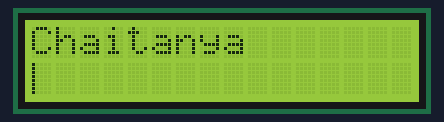
The sketch below on a simulated Arduino Uno, built with avr-gcc and run on an emulated ATmega328P. Shown: 16×2 character LCD.

Above: at 0.22 s.
At 0.82 s:
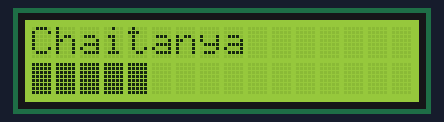
At 1.73 s:
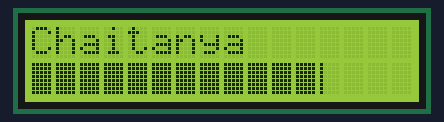
At 3.25 s:
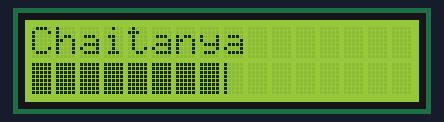
At 4.77 s:
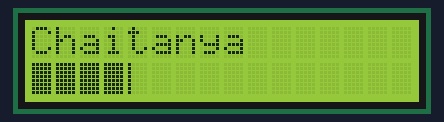
At 6.59 s:
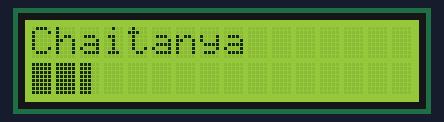

Measured:
- by itself, everything shown: repeats every 6.1 s, in 20 steps

The sketch:

lcd-progress-bar.ino
```cpp
#include <LiquidCrystal.h>

LiquidCrystal lcd(2,3,4,5,6,7);

byte p1[8] =
{
  B10000,
  B10000,
  B10000,
  B10000,
  B10000,
  B10000,
  B10000,
  B10000,
};

byte p2[8] =
{
  B11000,
  B11000,
  B11000,
  B11000,
  B11000,
  B11000,
  B11000,
  B11000,
};
byte p3[8] =
{
  B11100,
  B11100,
  B11100,
  B11100,
  B11100,
  B11100,
  B11100,
  B11100,
};

byte p4[8] =
{
  B11110,
  B11110,
  B11110,
  B11110,
  B11110,
  B11110,
  B11110,
  B11110,
};

byte p5[8] =
{
  B11111,
  B11111,
  B11111,
  B11111,
  B11111,
  B11111,
  B11111,
  B11111,
};

void setup()
{
  lcd.begin(16,2);
  lcd.print("Chaitanya");

  lcd.createChar(0,p1);
  lcd.createChar(1,p2);
  lcd.createChar(2,p3);
  lcd.createChar(3,p4);
  lcd.createChar(4,p5);
}

void loop()
{
  lcd.setCursor(0,1);
  lcd.print("                ");

  for(int i = 0; i < 16; i++)
  {
    for(int j = 0; j<5; j++)
    {
        lcd.setCursor(i,1);
        lcd.write(j);
        delay(25);
    }
  }
}
```
